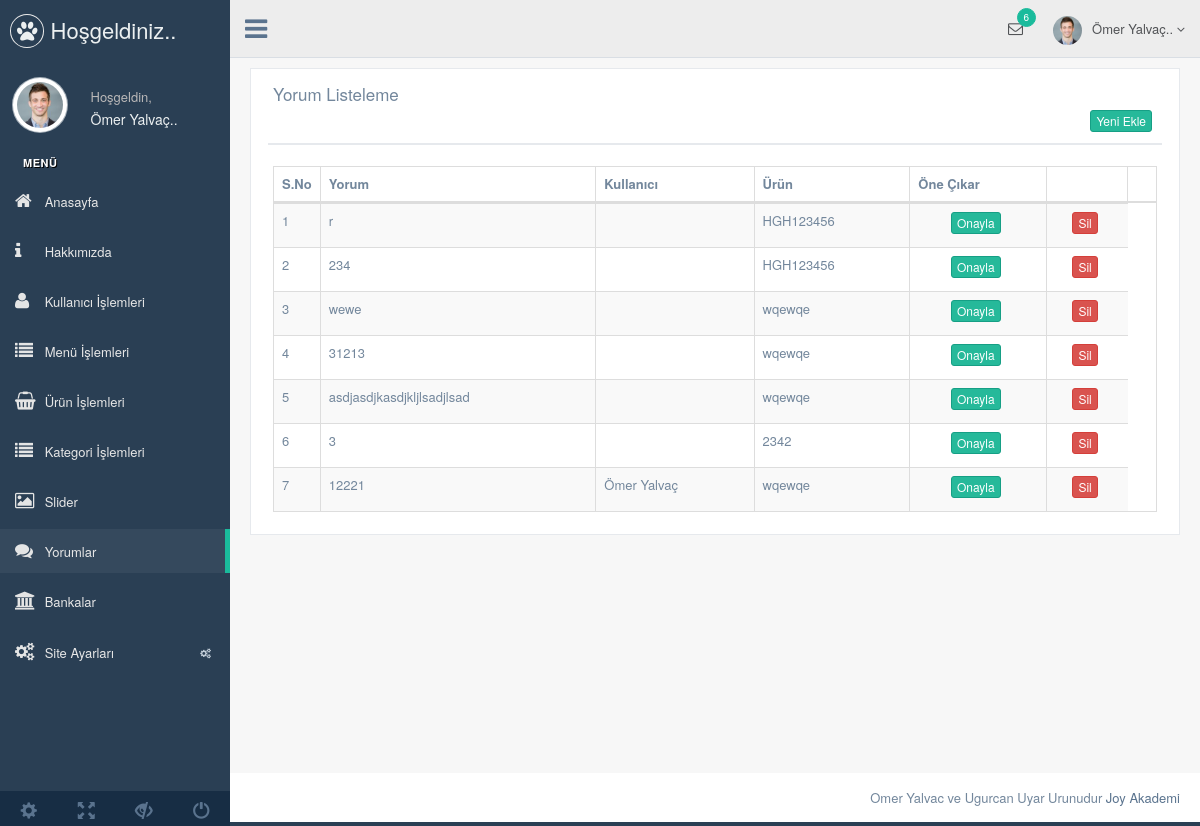
Page /admin/production/yorum.php (signed in) on the earlier database version.
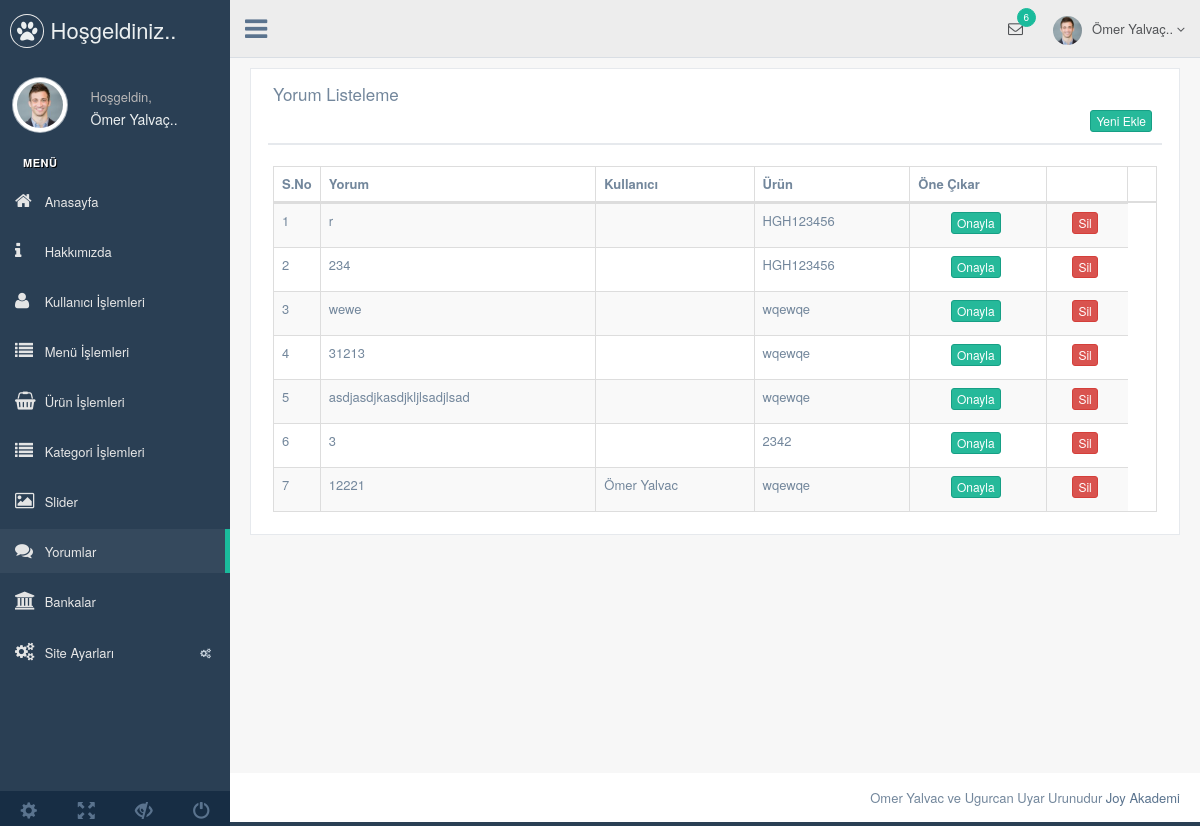
Same page on the later database version.
### tables this page shows
CREATE TABLE `yorum` (
  `yorum_id` int(11) NOT NULL,
  `kullanici_id` int(11) NOT NULL,
  `yorum_detay` text NOT NULL,
  `yorum_zaman` timestamp NOT NULL DEFAULT CURRENT_TIMESTAMP,
  `urun_id` int(11) NOT NULL,
  `yorum_onay` enum('0','1') NOT NULL DEFAULT '0'
);

CREATE TABLE `kullanici` (
  `kullanici_id` int(11) NOT NULL,
  `kullanici_zaman` datetime NOT NULL DEFAULT CURRENT_TIMESTAMP,
  `kullanici_resim` varchar(250) NOT NULL,
  `kullanici_tc` varchar(50) NOT NULL,
  `kullanici_ad` varchar(50) NOT NULL,
  `kullanici_mail` varchar(100) NOT NULL,
  `kullanici_gsm` varchar(50) NOT NULL,
  `kullanici_password` varchar(50) NOT NULL,
  `kullanici_adsoyad` varchar(50) NOT NULL,
  `kullanici_adres` varchar(250) NOT NULL,
  `kullanici_il` varchar(100) NOT NULL,
  `kullanici_ilce` varchar(100) NOT NULL,
  `kullanici_unvan` varchar(100) NOT NULL,
  `kullanici_yetki` varchar(50) NOT NULL,
  `kullanici_durum` int(1) NOT NULL DEFAULT '1'
);

CREATE TABLE `urun` (
  `urun_id` int(11) NOT NULL,
  `kategori_id` int(11) NOT NULL,
  `urun_zaman` datetime NOT NULL DEFAULT CURRENT_TIMESTAMP,
  `urun_ad` varchar(250) NOT NULL,
  `urun_seourl` varchar(250) NOT NULL,
  `urun_detay` text NOT NULL,
  `urun_fiyat` float(9,2) NOT NULL,
  `urun_video` varchar(50) NOT NULL,
  `urun_keyword` varchar(250) NOT NULL,
  `urun_stok` int(11) NOT NULL,
  `urun_durum` enum('0','1') NOT NULL DEFAULT '1',
  `urun_onecikar` enum('0','1') NOT NULL DEFAULT '0'
);

### admin/production/yorum.php (the view, shortened to what this page needs)
<?php
include 'header.php';
$yorumsor=$db->prepare("SELECT * FROM yorum order by yorum_onay ASC");
$yorumsor->execute();
?>
<div class="right_col" role="main">
  <div class="">
    <div class="row">
      <div class="col-md-12 col-sm-12 col-xs-12">
        <div class="x_panel">
          <div class="x_title">
            <h2>Yorum Listeleme </h2>
            <div class="clearfix"></div>
            <div align="right">
              <a href="yorum-ekle.php"><button class="btn btn-success btn-xs"> Yeni Ekle</button></a>
            </div>
          </div>
          <div class="x_content">
            <table id="datatable-responsive" class="table table-striped table-bordered dt-responsive nowrap" cellspacing="0" width="100%">
              <thead>
                <tr>
                  <th>S.No</th>
                  <th>Yorum</th>
                  <th>Kullanıcı</th>
                  <th>Ürün</th>
                  <th> Öne Çıkar</th>
                  <th></th>
                  <th></th>
                </tr>
              </thead>
              <tbody>
                <?php
                $say=0;
                while($yorumcek=$yorumsor->fetch(PDO::FETCH_ASSOC)) { $say++?>
                <tr>
                 <td width="20"><?php echo $say ?></td>
                 <td><?php echo $yorumcek['yorum_detay'] ?></td>
                 <td><?php
                  $kullanici_id=$yorumcek['kullanici_id'];
                  $kullanicisor=$db->prepare("SELECT * FROM kullanici where kullanici_id=:id");
                  $kullanicisor->execute(array(
                  'id' => $kullanici_id
                    ));
               $kullanicicek=$kullanicisor->fetch(PDO::FETCH_ASSOC);
               echo $kullanicicek['kullanici_adsoyad'];
                  ?></td>
                 <td><?php
                 $urun_id=$yorumcek['urun_id'];
                 $urunsor=$db->prepare("SELECT * FROM urun where urun_id=:id");
                 $urunsor->execute(array(
                 'id' => $urun_id
                  ));
                  $uruncek=$urunsor->fetch(PDO::FETCH_ASSOC);
                  echo $uruncek['urun_ad'];
                  ?></td>
                 <td><center><?php
                  if ($yorumcek['yorum_onay']==0) {?>
                  <a href="../netting/islem.php?yorum_id=<?php echo $yorumcek['yorum_id'] ?>&yorum_one=1&yorum_onay=ok"><button class="btn btn-success btn-xs">Onayla</button></a>
                  <?php } elseif ($yorumcek['yorum_onay']==1) {?>
                  <a href="../netting/islem.php?yorum_id=<?php echo $yorumcek['yorum_id'] ?>&yorum_one=0&yorum_onay=ok"><button class="btn btn-warning btn-xs">Kaldır</button></a>
                     <?php } ?>
                     </center></td>
            <td><center><a href="../netting/islem.php?yorum_id=<?php echo $yorumcek['yorum_id']; ?>&yorumsil=ok"><button class="btn btn-danger btn-xs">Sil</button></a></center></td>
          </tr>
          <?php  }
          ?>
        </tbody>
      </table>
    </div>
  </div>
</div>
</div>
</div>
</div>
<?php include 'footer.php'; ?>

Differences in the rows shown:
changed through a linked row, yorum: kullanici.kullanici_adsoyad "Ömer Yalvaç" → "Ömer Yalvac"
